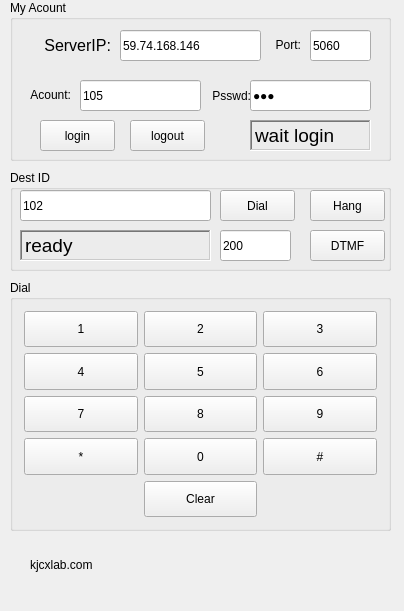
<?xml version="1.0" encoding="UTF-8"?>
<ui version="4.0">
 <class>QSIPClass</class>
 <widget class="QWidget" name="QSIPClass">
  <property name="geometry">
   <rect>
    <x>0</x>
    <y>0</y>
    <width>404</width>
    <height>611</height>
   </rect>
  </property>
  <property name="windowTitle">
   <string>QSIP</string>
  </property>
  <property name="styleSheet">
   <string notr="true"/>
  </property>
  <widget class="QGroupBox" name="groupBox">
   <property name="geometry">
    <rect>
     <x>10</x>
     <y>170</y>
     <width>381</width>
     <height>101</height>
    </rect>
   </property>
   <property name="title">
    <string>Dest ID</string>
   </property>
   <widget class="QLineEdit" name="lineEdit_Callee">
    <property name="geometry">
     <rect>
      <x>10</x>
      <y>20</y>
      <width>191</width>
      <height>31</height>
     </rect>
    </property>
    <property name="styleSheet">
     <string notr="true"/>
    </property>
    <property name="text">
     <string>102</string>
    </property>
   </widget>
   <widget class="QLabel" name="label_Call_Status">
    <property name="geometry">
     <rect>
      <x>10</x>
      <y>60</y>
      <width>191</width>
      <height>31</height>
     </rect>
    </property>
    <property name="styleSheet">
     <string notr="true"/>
    </property>
    <property name="frameShape">
     <enum>QFrame::WinPanel</enum>
    </property>
    <property name="frameShadow">
     <enum>QFrame::Sunken</enum>
    </property>
    <property name="text">
     <string>&lt;html&gt;&lt;head/&gt;&lt;body&gt;&lt;p&gt;&lt;span style=&quot; font-size:14pt;&quot;&gt;ready&lt;/span&gt;&lt;/p&gt;&lt;/body&gt;&lt;/html&gt;</string>
    </property>
   </widget>
   <widget class="QPushButton" name="pushButton_Dial">
    <property name="geometry">
     <rect>
      <x>210</x>
      <y>20</y>
      <width>75</width>
      <height>31</height>
     </rect>
    </property>
    <property name="text">
     <string>Dial</string>
    </property>
   </widget>
   <widget class="QPushButton" name="pushButton_Hang">
    <property name="geometry">
     <rect>
      <x>300</x>
      <y>20</y>
      <width>75</width>
      <height>31</height>
     </rect>
    </property>
    <property name="text">
     <string>Hang</string>
    </property>
   </widget>
   <widget class="QPushButton" name="pushButton_Dtmf">
    <property name="geometry">
     <rect>
      <x>300</x>
      <y>60</y>
      <width>75</width>
      <height>31</height>
     </rect>
    </property>
    <property name="text">
     <string>DTMF</string>
    </property>
   </widget>
   <widget class="QLineEdit" name="lineEdit_Dtmf">
    <property name="geometry">
     <rect>
      <x>210</x>
      <y>60</y>
      <width>71</width>
      <height>31</height>
     </rect>
    </property>
    <property name="styleSheet">
     <string notr="true"/>
    </property>
    <property name="text">
     <string>200</string>
    </property>
   </widget>
  </widget>
  <widget class="QGroupBox" name="groupBox_2">
   <property name="geometry">
    <rect>
     <x>10</x>
     <y>0</y>
     <width>381</width>
     <height>161</height>
    </rect>
   </property>
   <property name="title">
    <string>My Acount</string>
   </property>
   <widget class="QLineEdit" name="lineEdit_Host">
    <property name="geometry">
     <rect>
      <x>110</x>
      <y>30</y>
      <width>141</width>
      <height>31</height>
     </rect>
    </property>
    <property name="styleSheet">
     <string notr="true"/>
    </property>
    <property name="text">
     <string>59.74.168.146</string>
    </property>
   </widget>
   <widget class="QLabel" name="label">
    <property name="geometry">
     <rect>
      <x>30</x>
      <y>30</y>
      <width>71</width>
      <height>31</height>
     </rect>
    </property>
    <property name="text">
     <string>&lt;html&gt;&lt;head/&gt;&lt;body&gt;&lt;p align=&quot;right&quot;&gt;&lt;span style=&quot; font-size:12pt;&quot;&gt;ServerIP:&lt;/span&gt;&lt;/p&gt;&lt;/body&gt;&lt;/html&gt;</string>
    </property>
   </widget>
   <widget class="QLineEdit" name="lineEdit_Name">
    <property name="geometry">
     <rect>
      <x>70</x>
      <y>80</y>
      <width>121</width>
      <height>31</height>
     </rect>
    </property>
    <property name="styleSheet">
     <string notr="true"/>
    </property>
    <property name="text">
     <string>105</string>
    </property>
   </widget>
   <widget class="QLabel" name="label_2">
    <property name="geometry">
     <rect>
      <x>-30</x>
      <y>80</y>
      <width>91</width>
      <height>31</height>
     </rect>
    </property>
    <property name="text">
     <string>&lt;html&gt;&lt;head/&gt;&lt;body&gt;&lt;p align=&quot;right&quot;&gt;Acount:&lt;/p&gt;&lt;/body&gt;&lt;/html&gt;</string>
    </property>
   </widget>
   <widget class="QLineEdit" name="lineEdit_Pwd">
    <property name="geometry">
     <rect>
      <x>240</x>
      <y>80</y>
      <width>121</width>
      <height>31</height>
     </rect>
    </property>
    <property name="styleSheet">
     <string notr="true"/>
    </property>
    <property name="text">
     <string>105</string>
    </property>
    <property name="echoMode">
     <enum>QLineEdit::PasswordEchoOnEdit</enum>
    </property>
    <property name="dragEnabled">
     <bool>false</bool>
    </property>
    <property name="readOnly">
     <bool>false</bool>
    </property>
   </widget>
   <widget class="QLabel" name="label_3">
    <property name="geometry">
     <rect>
      <x>190</x>
      <y>81</y>
      <width>51</width>
      <height>31</height>
     </rect>
    </property>
    <property name="text">
     <string>&lt;html&gt;&lt;head/&gt;&lt;body&gt;&lt;p align=&quot;right&quot;&gt;Psswd:&lt;/p&gt;&lt;/body&gt;&lt;/html&gt;</string>
    </property>
   </widget>
   <widget class="QLineEdit" name="lineEdit_Port">
    <property name="geometry">
     <rect>
      <x>300</x>
      <y>30</y>
      <width>61</width>
      <height>31</height>
     </rect>
    </property>
    <property name="styleSheet">
     <string notr="true"/>
    </property>
    <property name="text">
     <string>5060</string>
    </property>
   </widget>
   <widget class="QLabel" name="label_4">
    <property name="geometry">
     <rect>
      <x>250</x>
      <y>30</y>
      <width>41</width>
      <height>31</height>
     </rect>
    </property>
    <property name="text">
     <string>&lt;html&gt;&lt;head/&gt;&lt;body&gt;&lt;p align=&quot;right&quot;&gt;Port:&lt;/p&gt;&lt;/body&gt;&lt;/html&gt;</string>
    </property>
   </widget>
   <widget class="QPushButton" name="pushButton_Reg">
    <property name="geometry">
     <rect>
      <x>30</x>
      <y>120</y>
      <width>75</width>
      <height>31</height>
     </rect>
    </property>
    <property name="text">
     <string>login</string>
    </property>
   </widget>
   <widget class="QPushButton" name="pushButton_Unreg">
    <property name="geometry">
     <rect>
      <x>120</x>
      <y>120</y>
      <width>75</width>
      <height>31</height>
     </rect>
    </property>
    <property name="text">
     <string>logout</string>
    </property>
   </widget>
   <widget class="QLabel" name="label_Reg_Status">
    <property name="geometry">
     <rect>
      <x>240</x>
      <y>120</y>
      <width>121</width>
      <height>31</height>
     </rect>
    </property>
    <property name="styleSheet">
     <string notr="true"/>
    </property>
    <property name="frameShape">
     <enum>QFrame::WinPanel</enum>
    </property>
    <property name="frameShadow">
     <enum>QFrame::Sunken</enum>
    </property>
    <property name="lineWidth">
     <number>1</number>
    </property>
    <property name="text">
     <string>&lt;html&gt;&lt;head/&gt;&lt;body&gt;&lt;p&gt;&lt;span style=&quot; font-size:14pt;&quot;&gt;wait login&lt;/span&gt;&lt;/p&gt;&lt;/body&gt;&lt;/html&gt;</string>
    </property>
   </widget>
  </widget>
  <widget class="QGroupBox" name="groupBox_3">
   <property name="geometry">
    <rect>
     <x>10</x>
     <y>280</y>
     <width>381</width>
     <height>251</height>
    </rect>
   </property>
   <property name="sizePolicy">
    <sizepolicy hsizetype="Expanding" vsizetype="Expanding">
     <horstretch>0</horstretch>
     <verstretch>0</verstretch>
    </sizepolicy>
   </property>
   <property name="title">
    <string>Dial</string>
   </property>
   <layout class="QGridLayout" name="gridLayout">
    <item row="4" column="0">
     <widget class="QPushButton" name="pushButton_10">
      <property name="sizePolicy">
       <sizepolicy hsizetype="Expanding" vsizetype="Expanding">
        <horstretch>0</horstretch>
        <verstretch>0</verstretch>
       </sizepolicy>
      </property>
      <property name="text">
       <string>*</string>
      </property>
     </widget>
    </item>
    <item row="1" column="2">
     <widget class="QPushButton" name="pushButton_6">
      <property name="sizePolicy">
       <sizepolicy hsizetype="Expanding" vsizetype="Expanding">
        <horstretch>0</horstretch>
        <verstretch>0</verstretch>
       </sizepolicy>
      </property>
      <property name="text">
       <string>6</string>
      </property>
     </widget>
    </item>
    <item row="0" column="0">
     <widget class="QPushButton" name="pushButton">
      <property name="sizePolicy">
       <sizepolicy hsizetype="Expanding" vsizetype="Expanding">
        <horstretch>0</horstretch>
        <verstretch>0</verstretch>
       </sizepolicy>
      </property>
      <property name="text">
       <string>1</string>
      </property>
     </widget>
    </item>
    <item row="0" column="2">
     <widget class="QPushButton" name="pushButton_3">
      <property name="sizePolicy">
       <sizepolicy hsizetype="Expanding" vsizetype="Expanding">
        <horstretch>0</horstretch>
        <verstretch>0</verstretch>
       </sizepolicy>
      </property>
      <property name="text">
       <string>3</string>
      </property>
     </widget>
    </item>
    <item row="1" column="1">
     <widget class="QPushButton" name="pushButton_5">
      <property name="sizePolicy">
       <sizepolicy hsizetype="Expanding" vsizetype="Expanding">
        <horstretch>0</horstretch>
        <verstretch>0</verstretch>
       </sizepolicy>
      </property>
      <property name="text">
       <string>5</string>
      </property>
     </widget>
    </item>
    <item row="1" column="0">
     <widget class="QPushButton" name="pushButton_4">
      <property name="sizePolicy">
       <sizepolicy hsizetype="Expanding" vsizetype="Expanding">
        <horstretch>0</horstretch>
        <verstretch>0</verstretch>
       </sizepolicy>
      </property>
      <property name="text">
       <string>4</string>
      </property>
     </widget>
    </item>
    <item row="7" column="1">
     <widget class="QPushButton" name="pushButton_13">
      <property name="sizePolicy">
       <sizepolicy hsizetype="Expanding" vsizetype="Expanding">
        <horstretch>0</horstretch>
        <verstretch>0</verstretch>
       </sizepolicy>
      </property>
      <property name="text">
       <string>Clear</string>
      </property>
     </widget>
    </item>
    <item row="0" column="1">
     <widget class="QPushButton" name="pushButton_2">
      <property name="sizePolicy">
       <sizepolicy hsizetype="Expanding" vsizetype="Expanding">
        <horstretch>0</horstretch>
        <verstretch>0</verstretch>
       </sizepolicy>
      </property>
      <property name="text">
       <string>2</string>
      </property>
     </widget>
    </item>
    <item row="2" column="1">
     <widget class="QPushButton" name="pushButton_8">
      <property name="sizePolicy">
       <sizepolicy hsizetype="Expanding" vsizetype="Expanding">
        <horstretch>0</horstretch>
        <verstretch>0</verstretch>
       </sizepolicy>
      </property>
      <property name="text">
       <string>8</string>
      </property>
     </widget>
    </item>
    <item row="2" column="0">
     <widget class="QPushButton" name="pushButton_7">
      <property name="sizePolicy">
       <sizepolicy hsizetype="Expanding" vsizetype="Expanding">
        <horstretch>0</horstretch>
        <verstretch>0</verstretch>
       </sizepolicy>
      </property>
      <property name="text">
       <string>7</string>
      </property>
     </widget>
    </item>
    <item row="2" column="2">
     <widget class="QPushButton" name="pushButton_9">
      <property name="sizePolicy">
       <sizepolicy hsizetype="Expanding" vsizetype="Expanding">
        <horstretch>0</horstretch>
        <verstretch>0</verstretch>
       </sizepolicy>
      </property>
      <property name="text">
       <string>9</string>
      </property>
     </widget>
    </item>
    <item row="4" column="1">
     <widget class="QPushButton" name="pushButton_11">
      <property name="sizePolicy">
       <sizepolicy hsizetype="Expanding" vsizetype="Expanding">
        <horstretch>0</horstretch>
        <verstretch>0</verstretch>
       </sizepolicy>
      </property>
      <property name="text">
       <string>0</string>
      </property>
     </widget>
    </item>
    <item row="4" column="2">
     <widget class="QPushButton" name="pushButton_12">
      <property name="sizePolicy">
       <sizepolicy hsizetype="Expanding" vsizetype="Expanding">
        <horstretch>0</horstretch>
        <verstretch>0</verstretch>
       </sizepolicy>
      </property>
      <property name="text">
       <string>#</string>
      </property>
     </widget>
    </item>
   </layout>
  </widget>
  <widget class="QLabel" name="label_image">
   <property name="geometry">
    <rect>
     <x>30</x>
     <y>539</y>
     <width>351</width>
     <height>51</height>
    </rect>
   </property>
   <property name="text">
    <string>kjcxlab.com</string>
   </property>
  </widget>
 </widget>
 <layoutdefault spacing="6" margin="11"/>
 <resources/>
 <connections/>
</ui>
